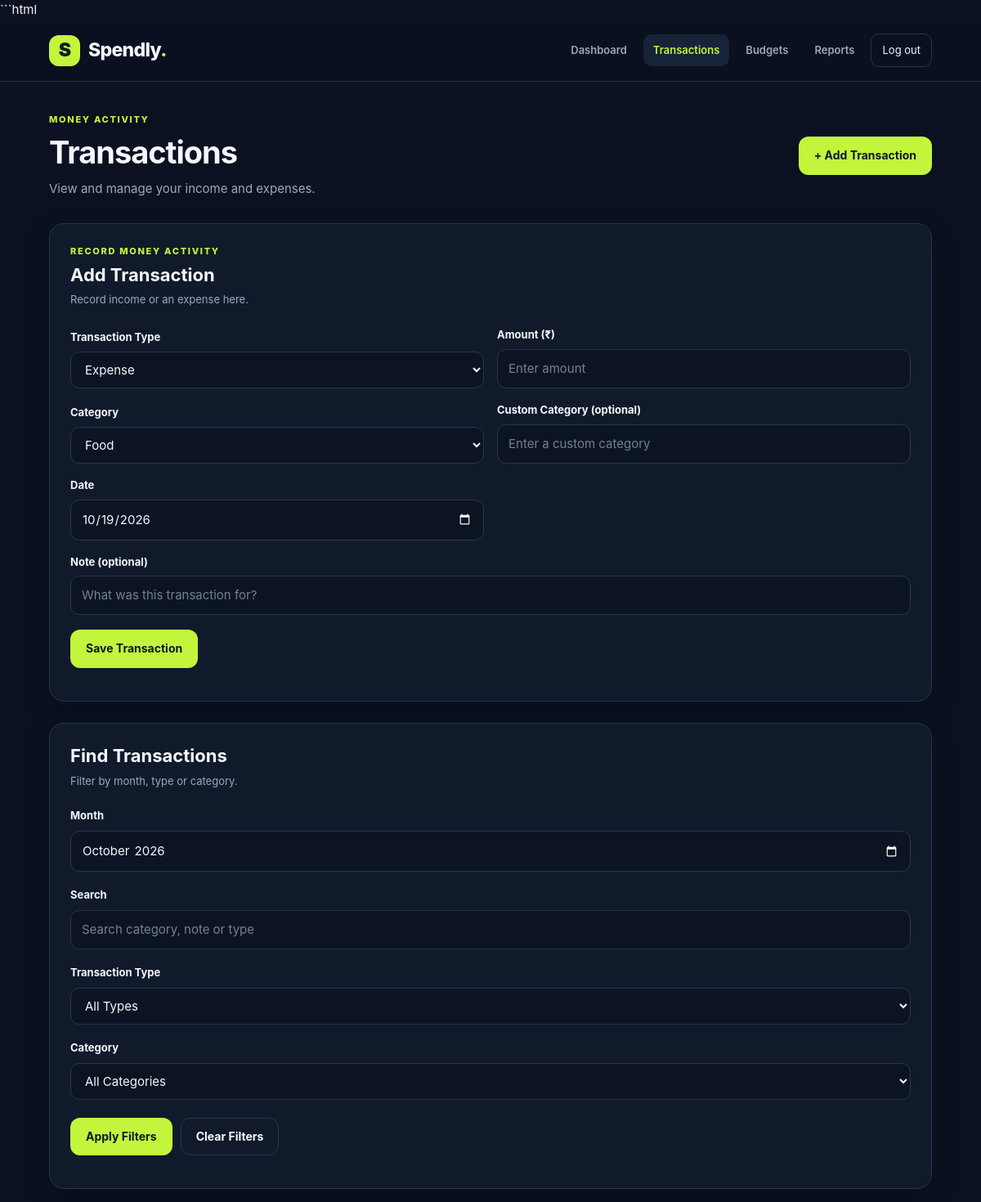
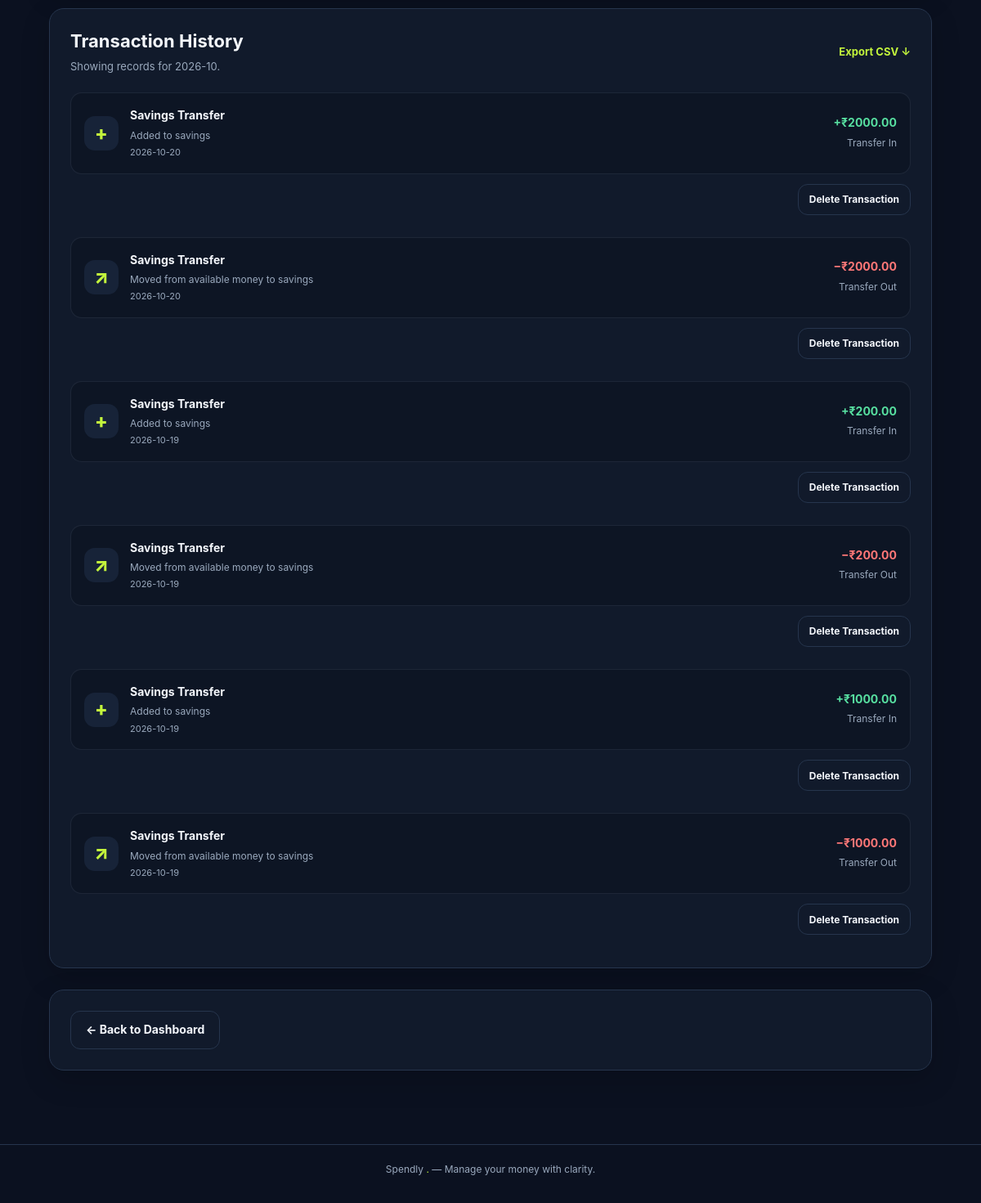
The page /transactions (signed in) on the database its author committed (2 pictures, top to bottom).
### models.py (models this page shows)
class Transaction(db.Model):
    __tablename__ = "transactions"
    id = db.Column(db.Integer, primary_key=True)
    user_id = db.Column(
        db.Integer,
        db.ForeignKey("users.id"),
        nullable=False,
        index=True
    )
    account_type = db.Column(db.String(30), nullable=False)
    transaction_type = db.Column(db.String(30), nullable=False)
    amount = db.Column(db.Float, nullable=False)
    category = db.Column(db.String(80), default="Other", nullable=False)
    note = db.Column(db.String(250), default="", nullable=False)
    transaction_date = db.Column(db.String(10), nullable=False, index=True)
    created_at = db.Column(
        db.DateTime,
        default=lambda: datetime.now(timezone.utc),
        nullable=False
    )

### app.py (the view, shortened to what this page needs)
@app.route("/transactions")
@login_required
def transactions():
    user_id = session["user_id"]
    month = selected_month()
    search = request.args.get(
        "search",
        ""
    ).strip()
    type_filter = request.args.get(
        "type",
        request.args.get("type_filter", "")
    ).strip()
    category_filter = request.args.get(
        "category",
        request.args.get("category_filter", "")
    ).strip()
    query = Transaction.query.filter(
        Transaction.user_id == user_id,
        Transaction.transaction_date >= month + "-01",
        Transaction.transaction_date < next_month(month)
    )
    if type_filter in ("income", "expense"):
        query = query.filter(
            Transaction.transaction_type == type_filter
        )
    if category_filter:
        query = query.filter(
            Transaction.category == category_filter
        )
    rows = query.order_by(
        Transaction.transaction_date.desc(),
        Transaction.id.desc()
    ).all()
    budget_context = get_budget_context(
        user_id,
        month
    )
    return render_template(
        "transactions.html",
        transactions=rows,
        today=date.today().isoformat(),
        month=month,
        search=search,
        type_filter=type_filter,
        category_filter=category_filter,
        categories=ALL_CATEGORIES,
        expense_categories=EXPENSE_CATEGORIES,
        income_categories=INCOME_CATEGORIES,
        budget=budget_context["budget"],
        spent=budget_context["spent"],
        remaining=budget_context["remaining"],
        budgets=budget_context["budgets"],
        spent_by_category=budget_context["spent_by_category"]
    )

### app.py (called while the page is built, shortened)
def valid_month(value):
    try:
        return (
            isinstance(value, str)
            and len(value) == 7
            and datetime.strptime(value, "%Y-%m").strftime("%Y-%m")
            == value
        )
    except (ValueError, TypeError):
        return False

def next_month(month):
    year, number = map(int, month.split("-"))
    if number == 12:
        return f"{year + 1}-01-01"
    return f"{year}-{number + 1:02d}-01"

def selected_month():
    month = request.args.get(
        "month",
        date.today().strftime("%Y-%m")
    )
    return (
        month
        if valid_month(month)
        else date.today().strftime("%Y-%m")
    )

def get_month_transactions(user_id, month):
    start_date = month + "-01"
    end_date = next_month(month)
    return Transaction.query.filter(
        Transaction.user_id == user_id,
        Transaction.transaction_date >= start_date,
        Transaction.transaction_date < end_date
    ).all()

def get_overall_budget(user_id, month):
    return Budget.query.filter_by(
        user_id=user_id,
        category=OVERALL_BUDGET_CATEGORY,
        month=month
    ).first()

def login_required(view):
    @wraps(view)
    def wrapper(*args, **kwargs):
        user_id = session.get("user_id")
        if not user_id:
            return redirect(url_for("login"))
        user = db.session.get(User, user_id)
        session["username"] = user.username
        return view(*args, **kwargs)
    return wrapper

### templates/transactions.html (shortened to what this page needs)
{% extends "base.html" %}
{% block content %}
<section class="dashboard-page">
    <div class="dashboard-header">
        <div>
            <p class="eyebrow">MONEY ACTIVITY</p>
            <h1>Transactions</h1>
            <p class="muted">
                View and manage your income and expenses.
            </p>
        </div>
        <a href="#add-transaction-form" class="btn btn-primary">
            + Add Transaction
        </a>
    </div>
    <section
        class="dashboard-section add-transaction-panel"
        id="add-transaction-form"
    >
        <div class="section-heading">
            <div>
                <p class="eyebrow">RECORD MONEY ACTIVITY</p>
                <h2>Add Transaction</h2>
                <p class="muted">
                    Record income or an expense here.
                </p>
            </div>
        </div>
        <form
            method="POST"
            action="{{ url_for('add_transaction') }}"
            class="form-stack transaction-add-form"
        >
            <div class="form-group">
                <label for="new-transaction-type">
                    Transaction Type
                </label>
                <select
                    id="new-transaction-type"
                    name="transaction_type"
                    required
                >
                    <option value="expense">Expense</option>
                </select>
            </div>
            <div class="form-group">
                <label for="new-transaction-amount">
                    Amount (₹)
                </label>
                <input
                    type="number"
                    id="new-transaction-amount"
                    name="amount"
                    min="0.01"
                    max="100000000"
                    step="0.01"
                    placeholder="Enter amount"
                    required
                >
            </div>
            <div class="form-group">
                <label for="new-transaction-category">
                    Category
                </label>
                <select
                    id="new-transaction-category"
                    name="category"
                    required
                >
                    {% for item in categories %}
                        <option value="{{ item }}">
                            {{ item }}
                        </option>
                    {% endfor %}
                </select>
            </div>
            <div class="form-group">
                <label for="new-custom-category">
                    Custom Category (optional)
                </label>
                <input
                    type="text"
                    id="new-custom-category"
                    name="custom_category"
                    maxlength="80"
                    placeholder="Enter a custom category"
                >
            </div>
            <div class="form-group">
                <label for="new-transaction-date">
                    Date
                </label>
                <input
                    type="date"
                    id="new-transaction-date"
                    name="transaction_date"
                    value="{{ today }}"
                    required
                >
            </div>
            <div class="form-group transaction-note-field">
                <label for="new-transaction-note">
                    Note (optional)
                </label>
                <input
                    type="text"
                    id="new-transaction-note"
                    name="note"
                    maxlength="250"
                    placeholder="What was this transaction for?"
                >
            </div>
            <div class="form-actions transaction-add-actions">
                <button type="submit" class="btn btn-primary">
                    Save Transaction
                </button>
            </div>
        </form>
    </section>
    <section class="dashboard-section">
        <div class="section-heading">
            <div>
                <h2>Find Transactions</h2>
                <p class="muted">
                    Filter by month, type or category.
                </p>
            </div>
        </div>
        <form
            method="GET"
            action="{{ url_for('transactions') }}"
            class="form-stack"
        >
            <div class="form-group">
                <label for="month">Month</label>
                <input
                    type="month"
                    id="month"
                    name="month"
                    value="{{ month }}"
                    required
                >
            </div>
            <div class="form-group">
                <label for="search">Search</label>
                <input
                    type="search"
                    id="search"
                    name="search"
                    value="{{ search }}"
                    placeholder="Search category, note or type"
                >
            </div>
            <div class="form-group">
                <label for="type">Transaction Type</label>
                <select id="type" name="type">
                    <option value="">All Types</option>
                </select>
            </div>
            <div class="form-group">
                <label for="category">Category</label>
                <select id="category" name="category">
                    <option value="">All Categories</option>
                </select>
            </div>
            <div class="form-actions">
                <button type="submit" class="btn btn-primary">
                    Apply Filters
                </button>
                <a
                    href="{{ url_for('transactions') }}"
                    class="btn btn-secondary"
                >
                    Clear Filters
                </a>
            </div>
        </form>
    </section>
    <section class="dashboard-section">
        <div class="section-heading">
            <div>
                <h2>Transaction History</h2>
                <p class="muted">
                    Showing records for {{ month }}.
                </p>
            </div>
            <a href="{{ url_for('export_csv') }}" class="text-link">
                Export CSV ↓
            </a>
        </div>
        {% if transactions %}
            <div class="transaction-list">
                {% for transaction in transactions %}
                    <article class="transaction-item">
                        <div class="transaction-symbol">
                            {% if transaction.transaction_type in ['income', 'transfer_in'] %}
                                +
                            {% elif transaction.transaction_type == 'transfer_out' %}
                                ↗
                            {% else %}
                                −
                            {% endif %}
                        </div>
                        <div class="transaction-details">
                            <strong class="transaction-name">
                                {{ transaction.category or 'Other' }}
                            </strong>
                            <p class="transaction-meta">
                                {{ transaction.note or 'No note added' }}
                            </p>
                            <small class="muted">
                                {{ transaction.transaction_date }}
                            </small>
                        </div>
                        <div class="transaction-amount">
                            {% if transaction.transaction_type in ['income', 'transfer_in'] %}
                                <strong class="income-amount">
                                    +₹{{ "%.2f"|format(transaction.amount|float) }}
                                </strong>
                            {% else %}
                                <strong class="expense-amount">
                                    −₹{{ "%.2f"|format(transaction.amount|float) }}
                                </strong>
                            {% endif %}
                            <p class="transaction-meta">
                                {{ transaction.transaction_type|replace('_', ' ')|title }}
                            </p>
                        </div>
                    </article>
                    <form
                        method="POST"
                        action="{{ url_for('delete_transaction', transaction_id=transaction.id) }}"
                        class="transaction-delete-form"
                        onsubmit="return confirm('Are you sure you want to delete this transaction?');"
                    >
                        <button type="submit" class="btn btn-secondary">
                            Delete Transaction
                        </button>
                    </form>
                {% endfor %}
            </div>
        {% endif %}
    </section>
    <section class="dashboard-section">
        <a
            href="{{ url_for('dashboard') }}"
            class="btn btn-secondary"
        >
            ← Back to Dashboard
        </a>
    </section>
</section>
{% endblock %}

### templates/base.html (shortened to what this page needs)
<!DOCTYPE html>
<html lang="en">
<head>
    <link
        rel="stylesheet"
        href="{{ url_for('static', filename='css/style.css') }}"
    >
</head>
<body>
    <div class="app-shell">
        <header class="topbar">
            <a
                class="brand"
                href="{{ url_for('dashboard') if session.get('user_id') else url_for('login') }}"
                aria-label="Spendly home"
            >
                <span class="brand-icon">S</span>
                <span>Spendly<span class="brand-dot">.</span></span>
            </a>
            {% if session.get('user_id') %}
                <nav class="main-nav" aria-label="Main navigation">
                    <a
                        href="{{ url_for('dashboard') }}"
                        class="{% if request.endpoint == 'dashboard' %}active{% endif %}"
                    >
                        Dashboard
                    </a>
                    <a
                        href="{{ url_for('transactions') }}"
                        class="{% if request.endpoint in ['transactions', 'add_transaction', 'edit_transaction', 'delete_transaction'] %}active{% endif %}"
                        {% if request.endpoint in ['transactions', 'add_transaction', 'edit_transaction', 'delete_transaction'] %}aria-current="page"{% endif %}
                    >
                        Transactions
                    </a>
                    <a
                        href="{{ url_for('budgets') }}"
                        class="{% if request.endpoint == 'budgets' %}active{% endif %}"
                    >
                        Budgets
                    </a>
                    <a
                        href="{{ url_for('reports') }}"
                        class="{% if request.endpoint == 'reports' %}active{% endif %}"
                    >
                        Reports
                    </a>
                    <form
                        action="{{ url_for('logout') }}"
                        method="POST"
                        class="logout-form"
                    >
                        <button type="submit" class="nav-logout">
                            Log out
                        </button>
                    </form>
                </nav>
            {% endif %}
        </header>
        <main class="page-container">
            {% block content %}{% endblock %}
        </main>
        <footer class="app-footer">
            <p>
                Spendly <span class="brand-dot">.</span>
                &mdash; Manage your money with clarity.
            </p>
        </footer>
    </div>
</body>
</html>

### rows shown on the page
Transaction: amount "2000.00"
Transaction: amount "2000.00"
Transaction: amount "200.00"
Transaction: amount "200.00"
Transaction: amount "1000.00"
Transaction: amount "1000.00"

### other values the page prints
{{ month }} "2026-10"
form field category "Food"
